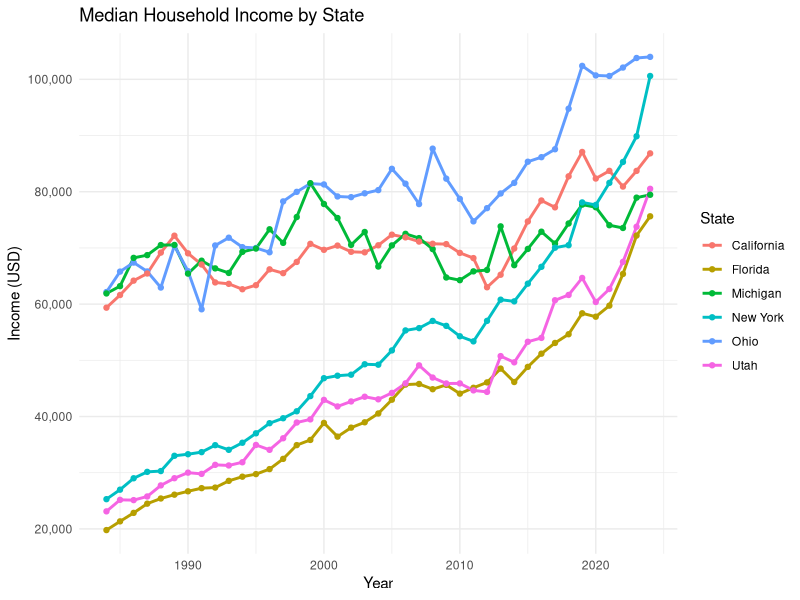
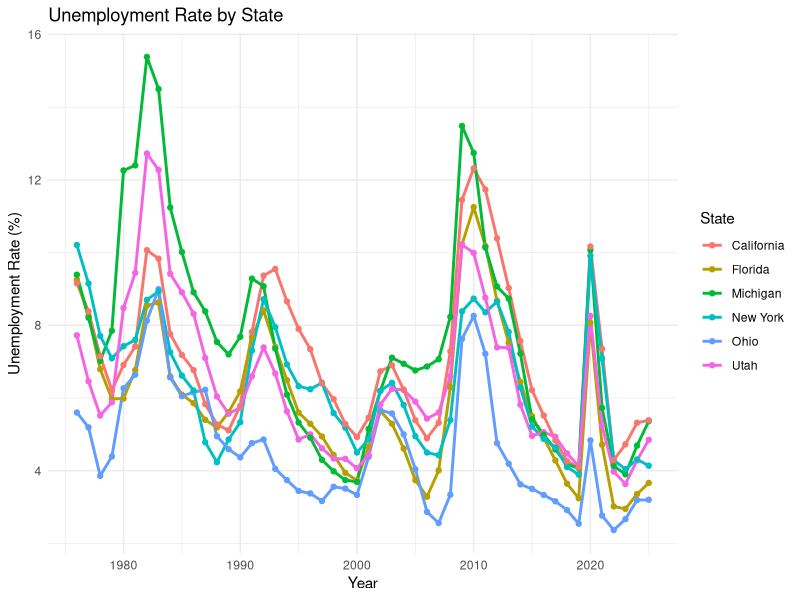
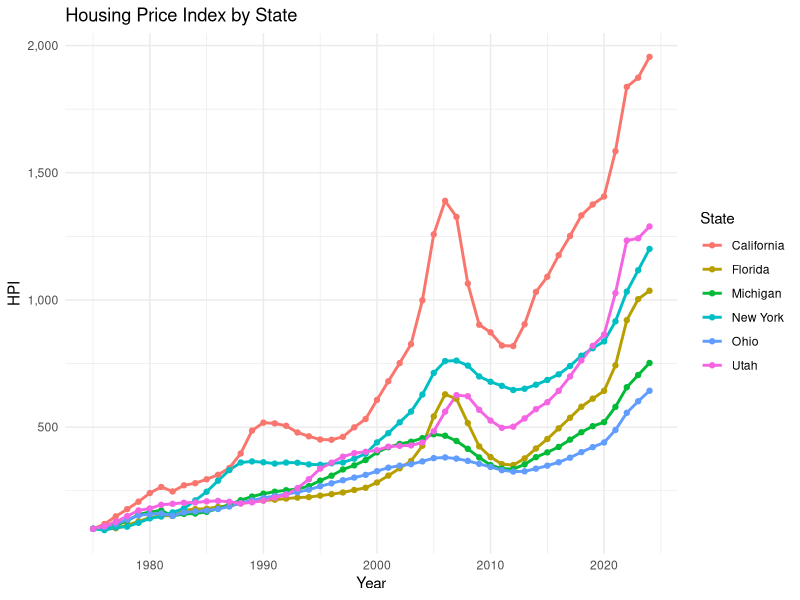
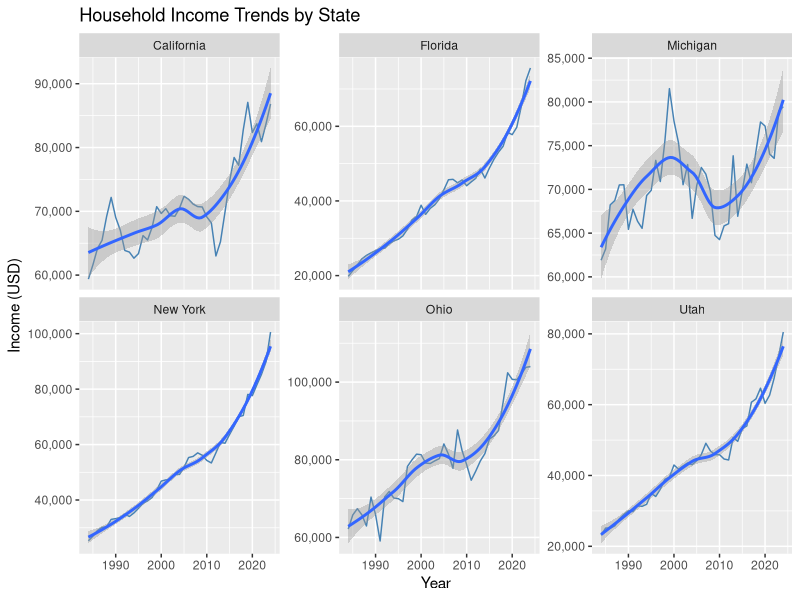
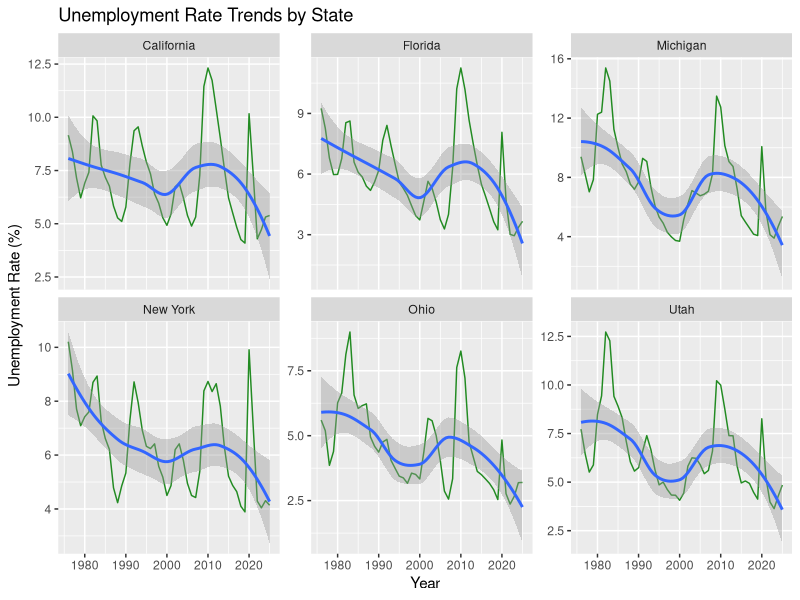
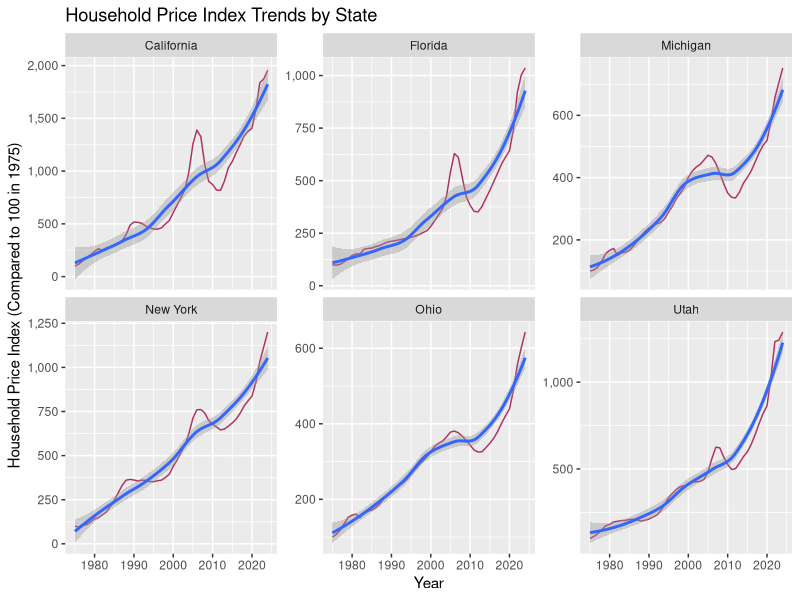
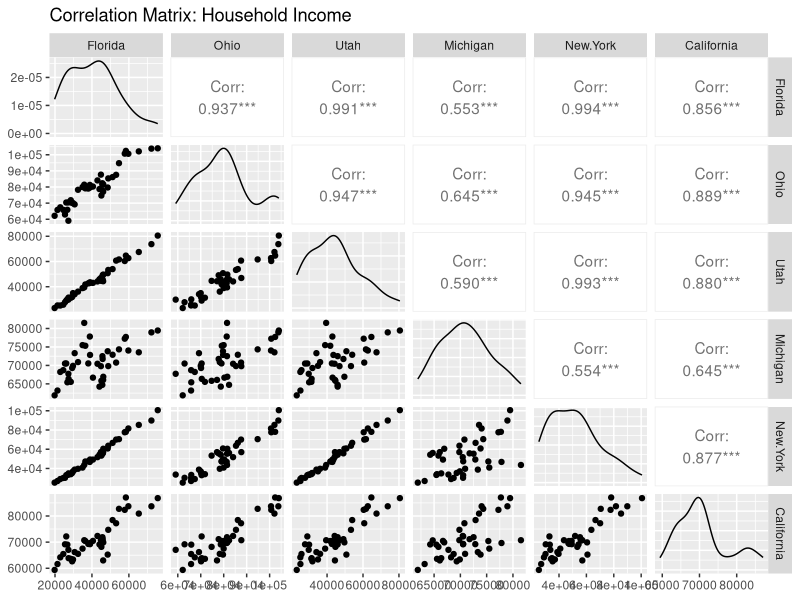
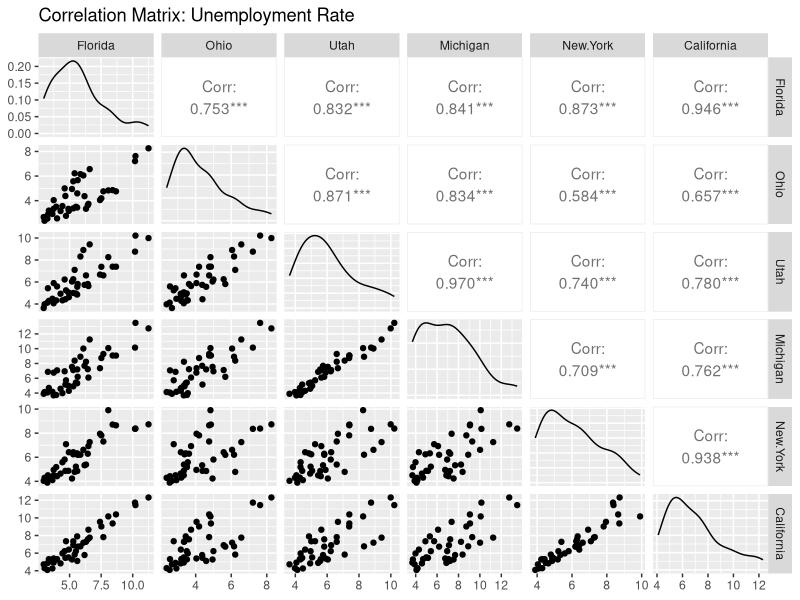

The R source for these figures, in order:
## ---- chunk 1
library(dplyr)
library(purrr)
library(lubridate)
library(tidyr)
library(ggplot2)
library(GGally)
## ---- chunk 2
household <- read.csv("data/processed-data/household_income_df.csv")
unemployment <- read.csv("data/processed-data/unemployment_df.csv")
hpi <- read.csv("data/processed-data/hpi_cleaned.csv")
colnames(hpi) <- c("State", "year", "HPI", "Percentage_Increase")
names(unemployment)[names(unemployment) == "New.York"] <- "New York"
names(household)[names(household) == "New.York"] <- "New York"
## ---- chunk 3
household <- household %>%
  select(-X) %>%
  tidyr::pivot_longer(
    cols = -year,
    names_to = "State",
    values_to = "Household_Income"
  )

unemployment <- unemployment %>%
  select(-X) %>%
  tidyr::pivot_longer(
    cols = -year,
    names_to = "State",
    values_to = "Unemployment_Rate"
  )
## ---- chunk 4
econ_all <- household %>%
  left_join(unemployment, by = c("year", "State")) %>%
  left_join(hpi, by = c("year", "State"))
## ---- chunk 5
write.csv(econ_all, "data/processed-data/merged_economic_data.csv")
## ---- chunk 6
econ_all %>%
  group_by(State) %>%
  summarise(
    Mean_Income = mean(Household_Income, na.rm = TRUE),
    Median_Income = median(Household_Income, na.rm = TRUE),
    SD_Income = sd(Household_Income, na.rm = TRUE),
    Mean_Unemp = mean(Unemployment_Rate, na.rm = TRUE),
    Median_Unemp = median(Unemployment_Rate, na.rm = TRUE),
    SD_Unemp = sd(Unemployment_Rate, na.rm = TRUE),
    Mean_HPI = mean(HPI, na.rm = TRUE),
    Median_HPI = median(HPI, na.rm = TRUE),
    SD_HPI = sd(HPI, na.rm = TRUE)
  )
## ---- chunk 7
ggplot(household, aes(x = year, y = Household_Income, color = State)) +
  geom_line(size = 1) +
  geom_point() +
  scale_y_continuous(labels = scales::comma) +
  labs(
    title = "Median Household Income by State",
    x = "Year",
    y = "Income (USD)",
    color = "State"
  ) +
  theme_minimal()

ggplot(unemployment, aes(x = year, y = Unemployment_Rate, color = State)) +
  geom_line(size = 1) +
  geom_point() +
  scale_y_continuous(labels = scales::comma) +
  labs(
    title = "Unemployment Rate by State",
    x = "Year",
    y = "Unemployment Rate (%)",
    color = "State"
  ) +
  theme_minimal()

ggplot(hpi, aes(x = year, y = HPI, color = State)) +
  geom_line(size = 1) +
  geom_point() +
  scale_y_continuous(labels = scales::comma) +
  labs(
    title = "Housing Price Index by State",
    x = "Year",
    y = "HPI",
    color = "State"
  ) +
  theme_minimal()
## ---- chunk 8
ggplot(household, aes(x = year, y = Household_Income)) +
  geom_line(color = "steelblue") +
  geom_smooth(method="loess") +
  facet_wrap(~State, scales = "free_y") +
  scale_y_continuous(labels = scales::comma) +
  labs(title = "Household Income Trends by State",
       x = "Year", y = "Income (USD)")

ggplot(unemployment, aes(x = year, y = Unemployment_Rate)) +
  geom_line(color = "forestgreen") +
  geom_smooth(method="loess") +
  facet_wrap(~State, scales = "free_y") +
  scale_y_continuous(labels = scales::comma) +
  labs(title = "Unemployment Rate Trends by State",
       x = "Year", y = "Unemployment Rate (%)")

ggplot(hpi, aes(x = year, y = HPI)) +
  geom_line(color = "maroon") +
  geom_smooth(method="loess") +
  facet_wrap(~State, scales = "free_y") +
  scale_y_continuous(labels = scales::comma) +
  labs(title = "Household Price Index Trends by State",
       x = "Year", y = "Household Price Index (Compared to 100 in 1975)")
## ---- chunk 9
# Function to create correlation ggpairs plot per metric
plot_metric_corr <- function(df, metric_col, prefix) {
  
  # Pivot to wide format: one column per state
  df_wide <- df %>%
    select(year, State, all_of(metric_col)) %>%
    pivot_wider(
      names_from = State,
      values_from = all_of(metric_col)
    )
  
  # Ensure column names are syntactically valid
  colnames(df_wide) <- make.names(colnames(df_wide))
  
  # Remove 'year' for correlation matrix
  ggpairs(df_wide[, -1], title = paste("Correlation Matrix:", prefix), progress = F)
}

# Household Income correlation matrix
plot_metric_corr(econ_all, "Household_Income", "Household Income")

# Unemployment Rate correlation matrix
plot_metric_corr(econ_all, "Unemployment_Rate", "Unemployment Rate")

# Housing Price Index correlation matrix
plot_metric_corr(econ_all, "HPI", "Housing Price Index")
## ---- chunk 10
#Create pct_change columns for each metrix
econ_all <- econ_all %>%
  group_by(State) %>%
  mutate(
    Income_Pct_Change = 100 * (Household_Income / first(Household_Income) - 1),
    HPI_Pct_Change = 100 * (HPI / first(HPI) - 1)
  )

# Plot % change
ggplot(econ_all, aes(x = year, y = Income_Pct_Change, color = State)) +
  geom_line(size = 1) +
  labs(title = "Household Income % Change Since First Year",
       x = "Year", y = "Percent Change", color = "State")

ggplot(econ_all, aes(x = year, y = HPI_Pct_Change, color = State)) +
  geom_line(size = 1) +
  labs(title = "Housing Price Index % Change Since First Year",
       x = "Year", y = "Percent Change", color = "State")
